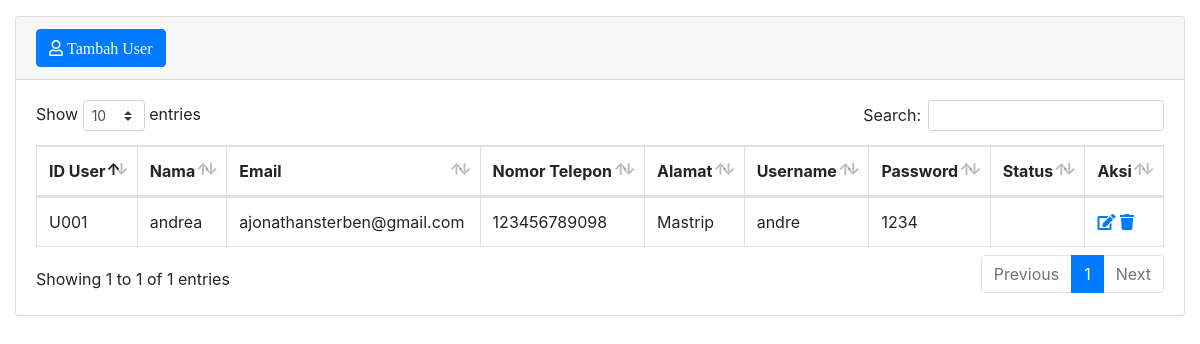
The page /WEB_NF/admin/tabel-user.php on the database as committed earlier.
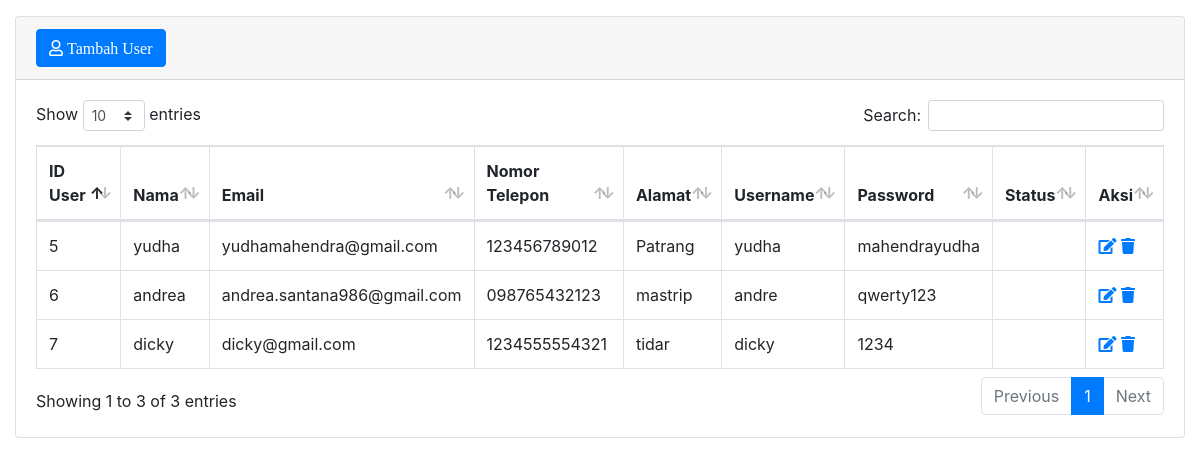
The same page on the database as committed later.
### tables this page shows
CREATE TABLE `user` (
  `ID_USER` int(5) NOT NULL,
  `ID_STATUS` int(2) NOT NULL DEFAULT '2',
  `NAMA` varchar(100) DEFAULT NULL,
  `NOMOR_TELEPON` varchar(13) DEFAULT NULL,
  `ALAMAT` varchar(150) DEFAULT NULL,
  `EMAIL` varchar(50) DEFAULT NULL,
  `USERNAME` varchar(20) DEFAULT NULL,
  `PASSWORD` varchar(20) DEFAULT NULL,
  `LEVEL` int(3) NOT NULL COMMENT '1. Admin, 2. Karyawan, 3. User'
);

### WEB_NF/admin/tabel-user.php (the view, shortened to what this page needs)
<?php
  include "koneksi.php";
?>
<!DOCTYPE html>
<html lang="en">
<head>
  <link href="vendor/fontawesome-free/css/all.min.css" rel="stylesheet" type="text/css">
  <link href="vendor/datatables/dataTables.bootstrap4.css" rel="stylesheet">
  <link href="css/sb-admin.css" rel="stylesheet">
</head>
<body id="page-top">
  <div id="wrapper">
    <div id="content-wrapper">
      <div class="container-fluid">
        <div class="card mb-3">
          <div class="card-header">
          <a href="?page=user&aksi=tambah-user" class="btn btn-primary fas fa-user"> Tambah User</a>
          </div>
          <div class="card-body">
            <div class="table-responsive">
              <table class="table table-bordered" id="dataTable" width="100%" cellspacing="0">
                <thead>
                  <tr>
                    <th>ID User</th>
                    <th>Nama</th>
                    <th>Email</th>
                    <th>Nomor Telepon</th>
                    <th>Alamat</th>
                    <th>Username</th>
                    <th>Password</th>
                    <th>Status</th>
                    <th>Aksi</th>
                  </tr>
                </thead>
                <tbody>
                  <?php
                    $sql = $conn->query("SELECT * FROM user");
                    while($data = $sql->fetch_assoc()) {
                  ?>
                  <tr>
                    <td><?php echo $data['ID_USER']; ?></td>
                    <td><?php echo $data['NAMA']; ?></td>
                    <td><?php echo $data['EMAIL']; ?></td>
                    <td><?php echo $data['NOMOR_TELEPON']; ?></td>
                    <td><?php echo $data['ALAMAT']; ?></td>
                    <td><?php echo $data['USERNAME']; ?></td>
                    <td><?php echo $data['PASSWORD']; ?></td>
                    <td><?php if($data ['LEVEL']==2) {
                    } ?></td>
                    <td>
                      <a href="?page=user&aksi=edit-user&id=<?php echo $data['ID_USER'];?>" class="fas fa-edit"></a>
                      <a onclick="return confirm('Apakah Anda yakin untuk menghapus?')" href="?page=user&aksi=hapus-user&id=<?php echo $data['ID_USER'];?>" class="fas fa-trash"></a>
                    </td>
                  </tr>
                  <?php } ?>
                </tbody>
              </table>
            </div>
          </div>
        </div>
      </div>
    </div>
  </div>
</body>
</html>

Rows that differ between the two databases and show on the page:
removed user: ID_USER "U001", NAMA "andrea", EMAIL "ajonathansterben@gmail.com", NOMOR_TELEPON "123456789098", ALAMAT "Mastrip", USERNAME "andre", PASSWORD "1234"
added user: ID_USER "5", NAMA "yudha", EMAIL "yudhamahendra@gmail.com", NOMOR_TELEPON "123456789012", ALAMAT "Patrang", USERNAME "yudha", PASSWORD "mahendrayudha"
added user: ID_USER "6", NAMA "andrea", EMAIL "andrea.santana986@gmail.com", NOMOR_TELEPON "098765432123", ALAMAT "mastrip", USERNAME "andre", PASSWORD "qwerty123"
added user: ID_USER "7", NAMA "dicky", EMAIL "dicky@gmail.com", NOMOR_TELEPON "1234555554321", ALAMAT "tidar", USERNAME "dicky", PASSWORD "1234"
Other text that changed with them:
text written by a page script: "Show entries Search: Showing 1 to 1 of 1 entries Previous 1 Next" → "Show entries Search: Showing 1 to 3 of 3 entries Previous 1 Next"
